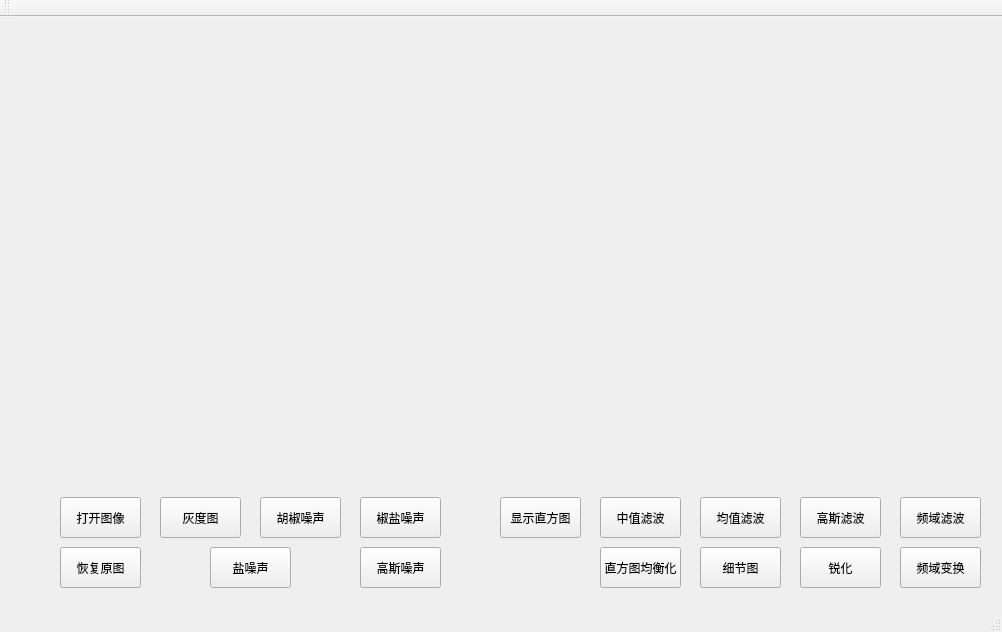
<?xml version="1.0" encoding="UTF-8"?>
<ui version="4.0">
 <class>XiaoPClass</class>
 <widget class="QMainWindow" name="XiaoPClass">
  <property name="geometry">
   <rect>
    <x>0</x>
    <y>0</y>
    <width>1002</width>
    <height>632</height>
   </rect>
  </property>
  <property name="windowTitle">
   <string>XiaoP</string>
  </property>
  <widget class="QWidget" name="centralWidget">
   <widget class="QPushButton" name="openButton">
    <property name="geometry">
     <rect>
      <x>60</x>
      <y>480</y>
      <width>81</width>
      <height>41</height>
     </rect>
    </property>
    <property name="text">
     <string>打开图像</string>
    </property>
   </widget>
   <widget class="QLabel" name="img">
    <property name="geometry">
     <rect>
      <x>20</x>
      <y>20</y>
      <width>441</width>
      <height>441</height>
     </rect>
    </property>
    <property name="text">
     <string/>
    </property>
   </widget>
   <widget class="QLabel" name="dst">
    <property name="geometry">
     <rect>
      <x>520</x>
      <y>20</y>
      <width>441</width>
      <height>441</height>
     </rect>
    </property>
    <property name="text">
     <string/>
    </property>
   </widget>
   <widget class="QPushButton" name="grayButton">
    <property name="geometry">
     <rect>
      <x>160</x>
      <y>480</y>
      <width>81</width>
      <height>41</height>
     </rect>
    </property>
    <property name="text">
     <string>灰度图</string>
    </property>
   </widget>
   <widget class="QPushButton" name="histButton">
    <property name="geometry">
     <rect>
      <x>500</x>
      <y>480</y>
      <width>81</width>
      <height>41</height>
     </rect>
    </property>
    <property name="text">
     <string>显示直方图</string>
    </property>
   </widget>
   <widget class="QPushButton" name="histEqualButton">
    <property name="geometry">
     <rect>
      <x>600</x>
      <y>530</y>
      <width>81</width>
      <height>41</height>
     </rect>
    </property>
    <property name="text">
     <string>直方图均衡化</string>
    </property>
   </widget>
   <widget class="QPushButton" name="oriButton">
    <property name="geometry">
     <rect>
      <x>60</x>
      <y>530</y>
      <width>81</width>
      <height>41</height>
     </rect>
    </property>
    <property name="text">
     <string>恢复原图</string>
    </property>
   </widget>
   <widget class="QPushButton" name="equalButton">
    <property name="geometry">
     <rect>
      <x>700</x>
      <y>480</y>
      <width>81</width>
      <height>41</height>
     </rect>
    </property>
    <property name="text">
     <string>均值滤波</string>
    </property>
   </widget>
   <widget class="QPushButton" name="medianButton">
    <property name="geometry">
     <rect>
      <x>600</x>
      <y>480</y>
      <width>81</width>
      <height>41</height>
     </rect>
    </property>
    <property name="text">
     <string>中值滤波</string>
    </property>
   </widget>
   <widget class="QPushButton" name="gaussButton">
    <property name="geometry">
     <rect>
      <x>800</x>
      <y>480</y>
      <width>81</width>
      <height>41</height>
     </rect>
    </property>
    <property name="text">
     <string>高斯滤波</string>
    </property>
   </widget>
   <widget class="QPushButton" name="saltButton">
    <property name="geometry">
     <rect>
      <x>210</x>
      <y>530</y>
      <width>81</width>
      <height>41</height>
     </rect>
    </property>
    <property name="text">
     <string>盐噪声</string>
    </property>
   </widget>
   <widget class="QPushButton" name="pepperButton">
    <property name="geometry">
     <rect>
      <x>260</x>
      <y>480</y>
      <width>81</width>
      <height>41</height>
     </rect>
    </property>
    <property name="text">
     <string>胡椒噪声</string>
    </property>
   </widget>
   <widget class="QPushButton" name="pepperSaltButton">
    <property name="geometry">
     <rect>
      <x>360</x>
      <y>480</y>
      <width>81</width>
      <height>41</height>
     </rect>
    </property>
    <property name="text">
     <string>椒盐噪声</string>
    </property>
   </widget>
   <widget class="QPushButton" name="gaussNoiseButton">
    <property name="geometry">
     <rect>
      <x>360</x>
      <y>530</y>
      <width>81</width>
      <height>41</height>
     </rect>
    </property>
    <property name="text">
     <string>高斯噪声</string>
    </property>
   </widget>
   <widget class="QPushButton" name="sharpButton">
    <property name="geometry">
     <rect>
      <x>800</x>
      <y>530</y>
      <width>81</width>
      <height>41</height>
     </rect>
    </property>
    <property name="text">
     <string>锐化</string>
    </property>
   </widget>
   <widget class="QPushButton" name="DFTButton">
    <property name="geometry">
     <rect>
      <x>900</x>
      <y>530</y>
      <width>81</width>
      <height>41</height>
     </rect>
    </property>
    <property name="text">
     <string>频域变换</string>
    </property>
   </widget>
   <widget class="QPushButton" name="LPButton">
    <property name="geometry">
     <rect>
      <x>900</x>
      <y>480</y>
      <width>81</width>
      <height>41</height>
     </rect>
    </property>
    <property name="text">
     <string>频域滤波</string>
    </property>
   </widget>
   <widget class="QPushButton" name="laplaceButton">
    <property name="geometry">
     <rect>
      <x>700</x>
      <y>530</y>
      <width>81</width>
      <height>41</height>
     </rect>
    </property>
    <property name="text">
     <string>细节图</string>
    </property>
   </widget>
  </widget>
  <widget class="QMenuBar" name="menuBar">
   <property name="geometry">
    <rect>
     <x>0</x>
     <y>0</y>
     <width>1002</width>
     <height>21</height>
    </rect>
   </property>
  </widget>
  <widget class="QToolBar" name="mainToolBar">
   <attribute name="toolBarArea">
    <enum>TopToolBarArea</enum>
   </attribute>
   <attribute name="toolBarBreak">
    <bool>false</bool>
   </attribute>
  </widget>
  <widget class="QStatusBar" name="statusBar"/>
 </widget>
 <layoutdefault spacing="6" margin="11"/>
 <resources>
  <include location="xiaop.qrc"/>
 </resources>
 <connections>
  <connection>
   <sender>openButton</sender>
   <signal>clicked()</signal>
   <receiver>img</receiver>
   <slot>repaint()</slot>
   <hints>
    <hint type="sourcelabel">
     <x>114</x>
     <y>525</y>
    </hint>
    <hint type="destinationlabel">
     <x>155</x>
     <y>257</y>
    </hint>
   </hints>
  </connection>
  <connection>
   <sender>saltButton</sender>
   <signal>clicked()</signal>
   <receiver>img</receiver>
   <slot>repaint()</slot>
   <hints>
    <hint type="sourcelabel">
     <x>244</x>
     <y>586</y>
    </hint>
    <hint type="destinationlabel">
     <x>205</x>
     <y>479</y>
    </hint>
   </hints>
  </connection>
  <connection>
   <sender>pepperButton</sender>
   <signal>clicked()</signal>
   <receiver>img</receiver>
   <slot>repaint()</slot>
   <hints>
    <hint type="sourcelabel">
     <x>302</x>
     <y>533</y>
    </hint>
    <hint type="destinationlabel">
     <x>309</x>
     <y>466</y>
    </hint>
   </hints>
  </connection>
  <connection>
   <sender>pepperSaltButton</sender>
   <signal>clicked()</signal>
   <receiver>img</receiver>
   <slot>repaint()</slot>
   <hints>
    <hint type="sourcelabel">
     <x>417</x>
     <y>524</y>
    </hint>
    <hint type="destinationlabel">
     <x>411</x>
     <y>471</y>
    </hint>
   </hints>
  </connection>
  <connection>
   <sender>oriButton</sender>
   <signal>clicked()</signal>
   <receiver>img</receiver>
   <slot>repaint()</slot>
   <hints>
    <hint type="sourcelabel">
     <x>124</x>
     <y>582</y>
    </hint>
    <hint type="destinationlabel">
     <x>117</x>
     <y>486</y>
    </hint>
   </hints>
  </connection>
  <connection>
   <sender>gaussNoiseButton</sender>
   <signal>clicked()</signal>
   <receiver>img</receiver>
   <slot>repaint()</slot>
   <hints>
    <hint type="sourcelabel">
     <x>422</x>
     <y>576</y>
    </hint>
    <hint type="destinationlabel">
     <x>369</x>
     <y>455</y>
    </hint>
   </hints>
  </connection>
  <connection>
   <sender>medianButton</sender>
   <signal>clicked()</signal>
   <receiver>dst</receiver>
   <slot>repaint()</slot>
   <hints>
    <hint type="sourcelabel">
     <x>663</x>
     <y>544</y>
    </hint>
    <hint type="destinationlabel">
     <x>630</x>
     <y>458</y>
    </hint>
   </hints>
  </connection>
  <connection>
   <sender>equalButton</sender>
   <signal>clicked()</signal>
   <receiver>dst</receiver>
   <slot>repaint()</slot>
   <hints>
    <hint type="sourcelabel">
     <x>736</x>
     <y>538</y>
    </hint>
    <hint type="destinationlabel">
     <x>733</x>
     <y>452</y>
    </hint>
   </hints>
  </connection>
  <connection>
   <sender>gaussButton</sender>
   <signal>clicked()</signal>
   <receiver>dst</receiver>
   <slot>repaint()</slot>
   <hints>
    <hint type="sourcelabel">
     <x>832</x>
     <y>534</y>
    </hint>
    <hint type="destinationlabel">
     <x>832</x>
     <y>469</y>
    </hint>
   </hints>
  </connection>
  <connection>
   <sender>histButton</sender>
   <signal>clicked()</signal>
   <receiver>dst</receiver>
   <slot>repaint()</slot>
   <hints>
    <hint type="sourcelabel">
     <x>529</x>
     <y>527</y>
    </hint>
    <hint type="destinationlabel">
     <x>573</x>
     <y>453</y>
    </hint>
   </hints>
  </connection>
  <connection>
   <sender>histEqualButton</sender>
   <signal>clicked()</signal>
   <receiver>dst</receiver>
   <slot>repaint()</slot>
   <hints>
    <hint type="sourcelabel">
     <x>640</x>
     <y>581</y>
    </hint>
    <hint type="destinationlabel">
     <x>690</x>
     <y>419</y>
    </hint>
   </hints>
  </connection>
  <connection>
   <sender>laplaceButton</sender>
   <signal>clicked()</signal>
   <receiver>dst</receiver>
   <slot>repaint()</slot>
   <hints>
    <hint type="sourcelabel">
     <x>757</x>
     <y>570</y>
    </hint>
    <hint type="destinationlabel">
     <x>766</x>
     <y>466</y>
    </hint>
   </hints>
  </connection>
  <connection>
   <sender>sharpButton</sender>
   <signal>clicked()</signal>
   <receiver>dst</receiver>
   <slot>repaint()</slot>
   <hints>
    <hint type="sourcelabel">
     <x>829</x>
     <y>571</y>
    </hint>
    <hint type="destinationlabel">
     <x>871</x>
     <y>461</y>
    </hint>
   </hints>
  </connection>
  <connection>
   <sender>DFTButton</sender>
   <signal>clicked()</signal>
   <receiver>dst</receiver>
   <slot>repaint()</slot>
   <hints>
    <hint type="sourcelabel">
     <x>952</x>
     <y>591</y>
    </hint>
    <hint type="destinationlabel">
     <x>930</x>
     <y>455</y>
    </hint>
   </hints>
  </connection>
  <connection>
   <sender>grayButton</sender>
   <signal>clicked()</signal>
   <receiver>img</receiver>
   <slot>repaint()</slot>
   <hints>
    <hint type="sourcelabel">
     <x>218</x>
     <y>534</y>
    </hint>
    <hint type="destinationlabel">
     <x>223</x>
     <y>485</y>
    </hint>
   </hints>
  </connection>
  <connection>
   <sender>LPButton</sender>
   <signal>clicked()</signal>
   <receiver>dst</receiver>
   <slot>repaint()</slot>
   <hints>
    <hint type="sourcelabel">
     <x>920</x>
     <y>534</y>
    </hint>
    <hint type="destinationlabel">
     <x>902</x>
     <y>485</y>
    </hint>
   </hints>
  </connection>
 </connections>
</ui>
